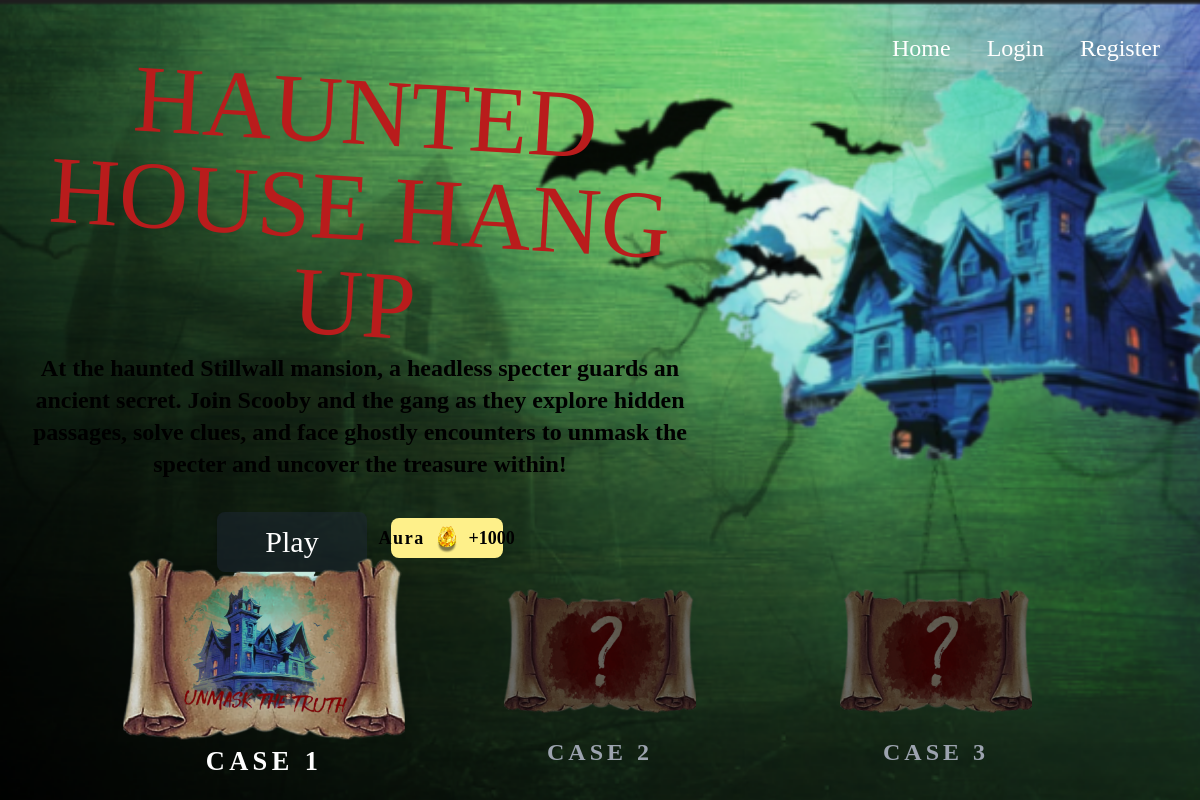
The app's page /play with its own data.
### Tool/models.py (models this page shows, shortened)
class Case(db.Model):
    __tablename__ = 'cases'
    id = db.Column(db.Integer, primary_key=True)
    title = db.Column(db.String(255), nullable=False)
    description = db.Column(db.Text, nullable=False)
    answer = db.Column(db.String, nullable=False)
    clues = db.Column(db.PickleType, nullable=True)
    cover_image = db.Column(db.String(255))
    background_image = db.Column(db.String(255))
    reward = db.Column(db.Integer, default=0)
    locked = db.Column(db.Boolean, default=True)
    video = db.Column(db.String, nullable=True)
    clues_accessed = db.relationship('ClueAccess', backref='case', lazy=True, cascade="all, delete-orphan")

### app.py (the view)
@app.route('/play')
def play():
    cases = Case.query.all()
    return render_template('play.html', cases = cases)

### Tool/templates/play.html (shortened to what this page needs)
{% extends 'base.html' %}
{% block content %}
<main class="flex flex-col items-center relative">
    {% for case in cases %}
    <div id="level{{ loop.index }}" class="level-content w-screen h-screen absolute top-0 left-0 {{ 'hidden' if not loop.first }} flex flex-col"
         style="background-image: url('{{ case.background_image }}'); background-size: cover;">
        <div class="w-3/5 max-w-3xl p-8 flex flex-col items-center text-center my-8">
            <h1 class="gregean_bush text-red-700 text-8xl rotate-[3.42deg]">{{ case.title }}</h1>
            <p class="text-2xl font-semibold mb-8">{{ case.description }}</p>
            {% if not case.locked %}
            <div class="flex items-center gap-6">
                <button onclick="openGameDialog('gameDialog{{ loop.index }}')" class="bg-gray-800 bg-opacity-50 hover:bg-opacity-70 text-white px-12 py-3 rounded-lg transition-all duration-300 text-3xl">
                </button>
                <span class="bg-yellow-200 rounded-lg flex items-center justify-center w-28 px-2 mb-2">
                    <p class='font-bold text-lg tracking-[0.1rem]'>Aura</p>
                    <img src="../static/img/assets/gems.png" class="h-10">
                    <p class="font-bold text-lg">+{{ case.reward }}</p>
                </span>
            </div>
            {% endif %}
        </div>
    </div>
    {% endfor %}
</main>
<div class="absolute right-8 bottom-1/2 translate-y-1/2 lg:bottom-36 lg:right-1/2 lg:translate-x-1/2 flex flex-col lg:flex-row justify-center lg:justify-between gap-8 lg:gap-20 z-2">
    {% for case in cases %}
    <button onclick="showLevel('level{{ loop.index }}')" class="flex flex-col level-btn w-64 h-64 items-center justify-center" data-level="level{{ loop.index }}">
        <img src="{{ case.cover_image }}" alt="Level {{ loop.index }}" class="w-full h-full object-contain {{ 'inactive-filter' if case.locked }}">
        <h2 class="tracking-[0.25rem] absolute bottom-4 text-2xl font-bold text-gray-400 chapter-title">CASE {{ loop.index }}</h2>
    </button>
    {% endfor %}
</div>
{% endblock %}

### Tool/templates/base.html (shortened to what this page needs)
<!DOCTYPE html>
<html lang="en">
<head>
    <script src="https://cdn.tailwindcss.com"></script>
</head>
<body class="bg-[#4b2f07] min-h-screen font-gregeanbush relative overflow-x-hidden">
    <nav class="relative z-[1000] md:top-6 w-full">
        <div class="hidden md:flex justify-end space-x-1 text-xl lg:text-2xl absolute right-6">
            <a href="{{ url_for('home') }}" class="text-white hover:text-gray-300 px-4 py-2">Home</a>
            {% if current_user.is_authenticated %}
            <a href="{{url_for('play')}}" class="text-white hover:text-gray-300 px-4 py-2">Play</a>
            <a href="{{url_for('logout')}}" class="text-white hover:text-gray-300 px-4 py-2">Logout</a>
            <a href="{{ url_for('profile')}}" class="text-white hover:text-gray-300 px-4 py-2"><ion-icon name="person-circle-outline"></ion-icon></a>
            {% else %}
            <a href="{{url_for('login')}}" class="text-white hover:text-gray-300 px-4 py-2">Login</a>
            <a href="{{ url_for('register')}}" class="text-white hover:text-gray-300 px-4 py-2">Register</a>
            {% endif %}
        </div>
    </nav>
    {% block content %}
    {% endblock %}
</body>
</html>

### Tool/templates/play.html (style rules this page uses)
.gregean_bush { font-family: 'Gregean Bush'; }
body { font-family: Hatolie; color: black; }
.level-btn { transition: transform 0.3s ease; }
.level-btn.active { transform: scale(1.1); }
.level-btn.active .chapter-title { color: white; }
.inactive-filter { filter: brightness(0.5); transform: scale(0.75); transition: filter 0.3s ease, transform 0.3s ease; }
button { cursor: pointer; }

### records on screen
Case: background_image (picture), title "HAUNTED HOUSE HANG UP", description "At the haunted Stillwall mansion, a headless specter guards an ancient secret. Join Scooby and the gang as they explore hidden passages, solve clues, and face ghostly encounters to unmask the specter and uncover the treasure within!", locked False (drawn), reward "1000", cover_image (picture)
Case: cover_image (picture)
Case: cover_image (picture)
